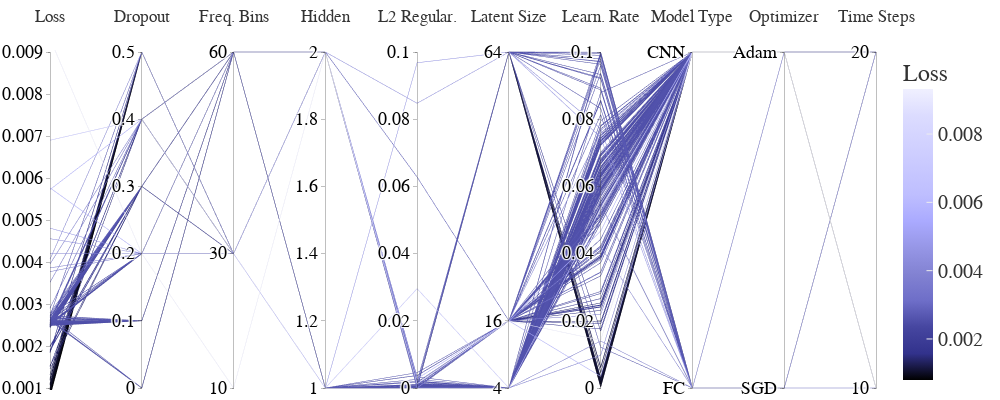

The notebook cell this image was saved under:
### Code cell
imp.reload(cplot)


fig=cplot.get_parallel_coordinate_plot(study,coloring=icy,logLoss=False)
scope = PlotlyScope()
fig= fig.update_layout(   
    autosize=False,title_text='Loss vs Hyper-Parameter Parallel Plot',title=None, title_x=0.5, title_y=0.98, 
    template="ggplot2",
    width=1000,
    height=400,
    font_family="Times New Roman",
    font_size=20,
    title_font_family="Times New Roman",
    title_font_size=30,           
       margin=dict(l=50, t=50,r=1,  b=10),
    )

with open("parallel_coordround2.pdf", "wb") as f:
    f.write(scope.transform(fig, format="pdf", width=1000,height=400,))
fig

### Figure 1 — Plotly figure (JSON) as saved in the notebook; plotly's stock layout.template omitted (floating-point values rounded to 4 significant figures; data arrays with more than 128 entries replaced by an {"elided": "..."} marker saying what was removed)
{"data": [{"dimensions": [{"label": "Loss", "range": [0.001, 0.009], "values": {"elided": "208 float values"}}, {"label": "Dropout", "range": [0, 0.5], "values": {"elided": "208 float values"}}, {"label": "Freq. Bins", "range": [10, 60], "tickvals": [10, 30, 60], "values": {"elided": "208 int values"}}, {"label": "Hidden", "range": [1, 2], "values": {"elided": "208 int values"}}, {"label": "L2 Regular.", "range": [0, 0.1], "values": {"elided": "208 float values"}}, {"label": "Latent Size", "range": [4, 64], "tickvals": [4, 16, 64], "values": {"elided": "208 int values"}}, {"label": "Learn. Rate", "range": [0, 0.1], "values": {"elided": "208 float values"}}, {"label": "Model Type", "range": [0, 1], "ticktext": ["FC", "CNN"], "tickvals": [0, 1], "values": {"elided": "208 int values"}}, {"label": "Optimizer", "range": [0, 1], "ticktext": ["SGD", "Adam"], "tickvals": [0, 1], "values": {"elided": "208 int values"}}, {"label": "Time Steps", "range": [10, 20], "tickvals": [10, 20], "values": {"elided": "208 int values"}}], "line": {"color": {"elided": "208 float values"}, "colorbar": {"title": {"text": "Loss"}}, "colorscale": [[0, "rgb(0, 0, 0)"], [0.09091, "rgb(50,50,140)"], [0.1818, "rgb(70,70,160)"], [0.2727, "rgb(110,110,200)"], [0.3636, "rgb(130,130,210)"], [0.4545, "rgb(150,150,230)"], [0.5455, "rgb(170,170,255)"], [0.6364, "rgb(190,190,255)"], [0.7273, "rgb(200,200,255)"], [0.8182, "rgb(210,210,255)"], [0.9091, "rgb(220,220,255)"], [1, "rgb(240,240,255)"]], "showscale": true}, "rangefont": {"color": "white", "family": "Times New Roman", "size": 1}, "tickfont": {"color": "black", "family": "Times New Roman", "size": 18}, "type": "parcoords"}], "layout": {"autosize": false, "font": {"family": "Times New Roman", "size": 20}, "height": 400, "margin": {"b": 10, "l": 50, "r": 1, "t": 50}, "title": {"font": {"family": "Times New Roman", "size": 30}, "x": 0.5, "y": 0.98}, "width": 1000}}
